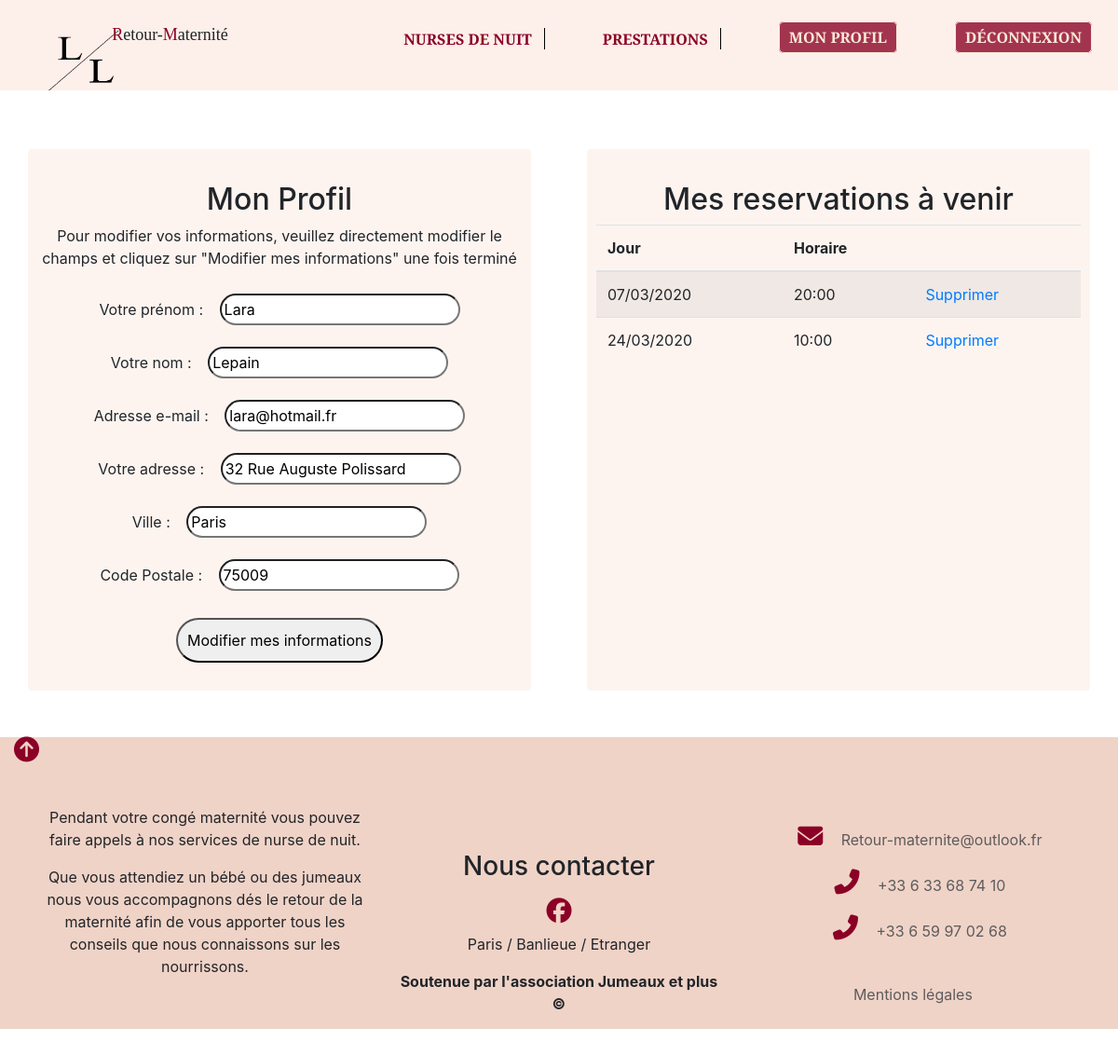
Page /index.php/user/profil (signed in) on the committed database.
### tables this page shows
CREATE TABLE IF NOT EXISTS `users` (
  `id` int(11) NOT NULL AUTO_INCREMENT,
  `FirstName` varchar(60) NOT NULL,
  `LastName` varchar(60) NOT NULL,
  `Birthday` date NOT NULL,
  `Email` varchar(80) NOT NULL,
  `Phone` int(10) NOT NULL,
  `Role` varchar(10) NOT NULL,
  `Password` varchar(120) NOT NULL,
  `Adress` varchar(60) NOT NULL,
  `City` varchar(20) NOT NULL,
  `Zip` int(5) NOT NULL,
  `Country` varchar(50) NOT NULL,
  `CreationTimeStamp` datetime NOT NULL,
  PRIMARY KEY (`id`)
);

CREATE TABLE IF NOT EXISTS `reservation` (
  `Id` int(11) NOT NULL AUTO_INCREMENT,
  `Day` date NOT NULL,
  `Hour` varchar(5) NOT NULL,
  `User_Id` int(11) NOT NULL,
  PRIMARY KEY (`Id`)
);

### library/MicroKernel.class.php (called while the page is built, shortened)
<?php
class MicroKernel
{
    private $applicationPath;
    private $configuration;
    private $controllerPath;
    public function __construct()
    {
        $this->applicationPath = realpath(ROOT_PATH.'/application');
        $this->configuration   = new Configuration();
        $this->controllerPath  = null;
    }
    public function bootstrap()
    {
        $this->configuration->load('database');
        $this->configuration->load('library');
        return $this;
    }
    public function loadClass($class)
    {
        $class = str_replace('\\', DIRECTORY_SEPARATOR, $class);
        if(substr($class, -10) == 'Controller')
        {
            $filename = "$this->controllerPath/$class.class.php";
        }
        else if(substr($class, -4) == 'Form')
        {
            $filename = "$this->applicationPath/forms/$class.class.php";
        }
        elseif(substr($class, -5) == 'Model')
        {
            $filename = "$this->applicationPath/models/$class.class.php";
        }
        else
        {
            $filename = "$this->applicationPath/classes/$class.class.php";
        }
    }
    public function run(FrontController $frontController)
    {
        try
        {
            $requestPath = $frontController->buildContext($this->configuration);
            $this->controllerPath = "$this->applicationPath/controllers$requestPath";
            $frontController->run();
            $frontController->renderView();
        }
        catch(Exception $exception)
        {
            ob_clean();
            $frontController->renderErrorView
            (
                implode('<br>',
                [
                    $exception->getMessage(),
                    "<strong>Fichier</strong> : ".$exception->getFile(),
                    "<strong>Ligne</strong> : ".$exception->getLine()
                ])
            );
        }
    }
}

### index.php (called while the page is built, shortened)
<?php
require_once 'library/Configuration.class.php';
require_once 'library/Database.class.php';
require_once 'library/MicroKernel.class.php';
$microKernel = new MicroKernel();
$microKernel->bootstrap()->run(new FrontController());

### application/controllers/user/profil/ProfilController.class.php (called while the page is built, shortened)
<?php
class ProfilController
{
  public function httpGetMethod(Http $http, array $queryFields)
  {
    $userModel = new UserModel();
    $reservationModel = new ReservationModel();
    $user = $userModel->getOneUser($_SESSION['id']);
    $reservation = $reservationModel-> getReservationByUser($_SESSION['id']);
    return [
      "user"=>$user,
      "reservation"=>$reservation
    ];
  }
}

### library/Database.class.php (called while the page is built, shortened)
<?php
class Database
{
	private $pdo;
	public function __construct()
	{
		$configuration = new Configuration();
		$this->pdo = new PDO
		(
			$configuration->get('database', 'dsn'),
			$configuration->get('database', 'user'),
			$configuration->get('database', 'password')
		);
		$this->pdo->exec('SET NAMES UTF8');
	}
    public function query($sql, array $criteria = array())
    {
        $query = $this->pdo->prepare($sql);
        $query->execute($criteria);
        return $query->fetchAll(PDO::FETCH_ASSOC);
    }
    public function queryOne($sql, array $criteria = array())
    {
        $query = $this->pdo->prepare($sql);
        $query->execute($criteria);
        return $query->fetch(PDO::FETCH_ASSOC);
    }
}

### library/Configuration.class.php (called while the page is built, shortened)
<?php
class Configuration
{
	private static $registry;
	public function __construct()
	{
		if(Configuration::$registry === null)
		{
			Configuration::$registry = array();
		}
	}
	public function get($filename, $key, $defaultValue = null)
	{
		if(array_key_exists($filename, Configuration::$registry) === true)
		{
			if(array_key_exists($key, Configuration::$registry[$filename]) === true)
			{
				return Configuration::$registry[$filename][$key];
			}
		}
		return $defaultValue;
	}
	public function load($filename)
	{
		Configuration::$registry[$filename] = $config;
	}
}

### application/models/UserModel.class.php (called while the page is built, shortened)
<?php
class UserModel {
    public function getOneUser($id) {
      $database = new Database();
      $sql = 'SELECT * FROM users WHERE id = ?';
      return $database->queryOne($sql, [$id]);
    }
  }
  ?>

### application/models/ReservationModel.class.php (called while the page is built, shortened)
<?php
class ReservationModel {
    public function getReservationByUser($userId) {
      $database = new Database();
      $sql = "SELECT * FROM reservation WHERE User_Id=?";
      return $database->query($sql, [ $userId ]);
    }
  }
  ?>

### application/www/user/profil/ProfilView.phtml (the view, shortened to what this page needs)
<link rel="stylesheet" href="<?= $wwwUrl ?>/css/profil.css">
<link rel="stylesheet" href="<?= $wwwUrl ?>/css/register.css">
<link rel="stylesheet" href="https://maxcdn.bootstrapcdn.com/bootstrap/4.0.0/css/bootstrap.min.css">
<section class="flex">
<div class="other-cont">
  <h2>Mon Profil</h2>
  <p>Pour modifier vos informations, veuillez directement modifier le champs et cliquez sur "Modifier mes informations" une fois terminé  </p>
  <form action="<?=$requestUrl?>/user/profil" method="POST">
    <ul class="register">
      <li>
        <label for="firstname">Votre prénom :</label>
        <input type="text" name="firstname" placeholder="Prénom" value="<?=$user['FirstName']?>">
      </li>
      <li>
        <label for="lastname">Votre nom :</label>
        <input type="text" name="lastname" placeholder="Nom" value="<?=$user['LastName']?>">
      </li>
      <li>
        <label for="email">Adresse e-mail :</label>
        <input type="text" name="email" placeholder="email" value="<?=$user['Email']?>">
      </li>
      <li>
        <label for="adress">Votre adresse :</label>
        <input type="text" name="address" placeholder="Adresse" value="<?=$user['Adress']?>">
      </li>
      <li>
        <label for="ville">Ville :</label>
        <input type="text" name="city" placeholder="Ville" value="<?=$user['City']?>">
      </li>
      <li>
        <label for="zip">Code Postale :</label>
        <input type="text" name="zip" placeholder="Code postal" value="<?=$user['Zip']?>">
      </li>
    </ul>
    <div class="sub">
      <input type="submit" value="Modifier mes informations">
    </div>
  </form>
</div>
<div class="other-cont">
  <h2>Mes reservations à venir</h2>
  <table class="table table-striped">
    <thead>
      <tr>
        <th scope="col">Jour</th>
        <th scope="col">Horaire</th>
        <th></th>
      </tr>
    </thead>
    <tbody>
      <?php foreach($reservation as $reservations) {?>
        <tr>
          <td><?=date('d/m/Y', strtotime($reservations['Day']))?></td>
          <td><?=$reservations['Hour']?></td>
          <td>
            <a href="<?=$requestUrl ?>/user/profil/delete?id=<?=$reservations['Id']?>"> Supprimer</a>
          </td>
        </tr>
      <?php }?>
    </tbody>
  </table>
</div>
</section>

### application/www/css/style.css (style rules this page uses)
* { box-sizing: border-box; }
body { background-color: #FDEFE9; color : #404040;; margin: 0; font-family: 'Quicksand', sans-serif; font-size: 16px; line-height: 1.4; }
.other-cont { margin-top: 160px; }
a { text-decoration: none; color: #8b0026; }
ul { list-style: none; padding-left: 0; }
h2 { font-size: 40px; text-align: center; padding-top: 25px; }

### application/www/css/profil.css (style rules this page uses)
form, p { text-align: center; }
.flex { display: flex; }
.other-cont { width: 45%; margin-left: auto; margin-right: auto; padding: 10px; background-color: #fdefe9ad ; border-radius: 4px; }

### application/www/css/register.css (style rules this page uses)
.register li { padding: 10px; }
.register input { border-radius: 25px; margin-left: 13px; padding: 3px; }
.sub { text-align: center; padding-bottom: 20px; }
.sub input { padding: 10px; border-radius: 25px; }

### rows in the picture
users: firstname "Lara", lastname "Lepain", email "lara@hotmail.fr", address "32 Rue Auguste Polissard", city "Paris", zip "75009"
reservation: Day "07/03/2020", Hour "20:00"
reservation: Day "24/03/2020", Hour "10:00"
